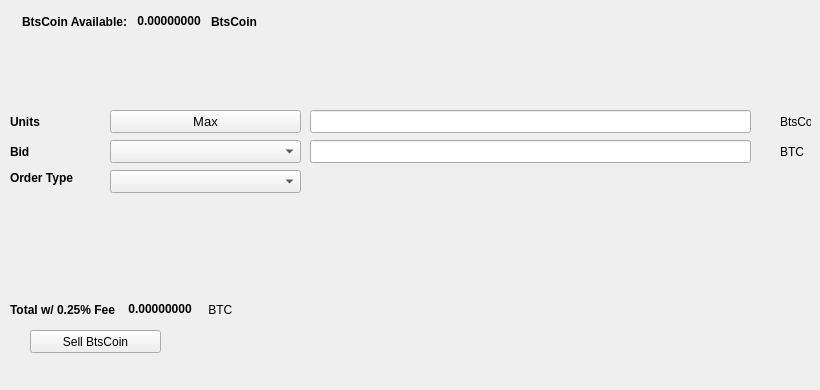
   <widget class="QWidget" name="SellTab">
    <attribute name="title">
     <string>Sell</string>
    </attribute>
    <widget class="QLabel" name="label_16">
     <property name="geometry">
      <rect>
       <x>780</x>
       <y>140</y>
       <width>31</width>
       <height>23</height>
      </rect>
     </property>
     <property name="text">
      <string>BTC</string>
     </property>
    </widget>
    <widget class="QComboBox" name="SellBidcomboBox">
     <property name="geometry">
      <rect>
       <x>110</x>
       <y>140</y>
       <width>191</width>
       <height>23</height>
      </rect>
     </property>
     <property name="font">
      <font>
       <pointsize>10</pointsize>
      </font>
     </property>
    </widget>
    <widget class="QLabel" name="label_18">
     <property name="geometry">
      <rect>
       <x>10</x>
       <y>110</y>
       <width>46</width>
       <height>23</height>
      </rect>
     </property>
     <property name="font">
      <font>
       <weight>75</weight>
       <bold>true</bold>
      </font>
     </property>
     <property name="text">
      <string>Units</string>
     </property>
    </widget>
    <widget class="QPushButton" name="Sell_Max_Amount">
     <property name="geometry">
      <rect>
       <x>110</x>
       <y>110</y>
       <width>191</width>
       <height>23</height>
      </rect>
     </property>
     <property name="font">
      <font>
       <pointsize>10</pointsize>
      </font>
     </property>
     <property name="text">
      <string>Max</string>
     </property>
    </widget>
    <widget class="QLabel" name="label_20">
     <property name="geometry">
      <rect>
       <x>10</x>
       <y>170</y>
       <width>91</width>
       <height>16</height>
      </rect>
     </property>
     <property name="font">
      <font>
       <weight>75</weight>
       <bold>true</bold>
      </font>
     </property>
     <property name="text">
      <string>Order Type</string>
     </property>
    </widget>
    <widget class="QComboBox" name="SellOrdertypeCombo">
     <property name="geometry">
      <rect>
       <x>110</x>
       <y>170</y>
       <width>191</width>
       <height>23</height>
      </rect>
     </property>
     <property name="font">
      <font>
       <pointsize>10</pointsize>
      </font>
     </property>
    </widget>
    <widget class="QLabel" name="label_21">
     <property name="geometry">
      <rect>
       <x>10</x>
       <y>140</y>
       <width>46</width>
       <height>23</height>
      </rect>
     </property>
     <property name="font">
      <font>
       <weight>75</weight>
       <bold>true</bold>
      </font>
     </property>
     <property name="text">
      <string>Bid</string>
     </property>
    </widget>
    <widget class="QLabel" name="label_22">
     <property name="geometry">
      <rect>
       <x>780</x>
       <y>110</y>
       <width>31</width>
       <height>23</height>
      </rect>
     </property>
     <property name="text">
      <string>BtsCoin</string>
     </property>
    </widget>
    <widget class="QLineEdit" name="UnitsInputBtsCoin">
     <property name="geometry">
      <rect>
       <x>310</x>
       <y>110</y>
       <width>441</width>
       <height>23</height>
      </rect>
     </property>
     <property name="font">
      <font>
       <pointsize>9</pointsize>
       <weight>75</weight>
       <bold>true</bold>
      </font>
     </property>
    </widget>
    <widget class="QLineEdit" name="SellBidPriceEdit">
     <property name="geometry">
      <rect>
       <x>310</x>
       <y>140</y>
       <width>441</width>
       <height>23</height>
      </rect>
     </property>
     <property name="font">
      <font>
       <pointsize>9</pointsize>
       <weight>75</weight>
       <bold>true</bold>
      </font>
     </property>
    </widget>
    <widget class="QPushButton" name="SellBtsCoinBTN">
     <property name="geometry">
      <rect>
       <x>30</x>
       <y>330</y>
       <width>131</width>
       <height>23</height>
      </rect>
     </property>
     <property name="text">
      <string>Sell BtsCoin</string>
     </property>
     <property name="icon">
      <iconset resource="../btscoin">
       <normaloff>:/icons/bitcoin</normaloff>:/icons/bitcoin</iconset>
     </property>
    </widget>
    <widget class="QWidget" name="layoutWidget3">
     <property name="geometry">
      <rect>
       <x>22</x>
       <y>12</y>
       <width>258</width>
       <height>19</height>
      </rect>
     </property>
     <layout class="QHBoxLayout" name="horizontalLayout">
      <item>
       <widget class="QLabel" name="label232_2">
        <property name="font">
         <font>
          <weight>75</weight>
          <bold>true</bold>
         </font>
        </property>
        <property name="text">
         <string>BtsCoin Available:</string>
        </property>
       </widget>
      </item>
      <item>
       <widget class="QLabel" name="BtsCoinAvailableLabel">
        <property name="palette">
         <palette>
          <active>
           <colorrole role="WindowText">
            <brush brushstyle="SolidPattern">
             <color alpha="255">
              <red>0</red>
              <green>0</green>
              <blue>0</blue>
             </color>
            </brush>
           </colorrole>
           <colorrole role="Button">
            <brush brushstyle="SolidPattern">
             <color alpha="255">
              <red>0</red>
              <green>170</green>
              <blue>0</blue>
             </color>
            </brush>
           </colorrole>
           <colorrole role="Light">
            <brush brushstyle="SolidPattern">
             <color alpha="255">
              <red>0</red>
              <green>255</green>
              <blue>0</blue>
             </color>
            </brush>
           </colorrole>
           <colorrole role="Midlight">
            <brush brushstyle="SolidPattern">
             <color alpha="255">
              <red>0</red>
              <green>212</green>
              <blue>0</blue>
             </color>
            </brush>
           </colorrole>
           <colorrole role="Dark">
            <brush brushstyle="SolidPattern">
             <color alpha="255">
              <red>0</red>
              <green>85</green>
              <blue>0</blue>
             </color>
            </brush>
           </colorrole>
           <colorrole role="Mid">
            <brush brushstyle="SolidPattern">
             <color alpha="255">
              <red>0</red>
              <green>113</green>
              <blue>0</blue>
             </color>
            </brush>
           </colorrole>
           <colorrole role="Text">
            <brush brushstyle="SolidPattern">
             <color alpha="255">
              <red>0</red>
              <green>170</green>
              <blue>0</blue>
             </color>
            </brush>
           </colorrole>
           <colorrole role="BrightText">
            <brush brushstyle="SolidPattern">
             <color alpha="255">
              <red>255</red>
              <green>255</green>
              <blue>255</blue>
             </color>
            </brush>
           </colorrole>
           <colorrole role="ButtonText">
            <brush brushstyle="SolidPattern">
             <color alpha="255">
              <red>0</red>
              <green>0</green>
              <blue>0</blue>
             </color>
            </brush>
           </colorrole>
           <colorrole role="Base">
            <brush brushstyle="SolidPattern">
             <color alpha="255">
              <red>255</red>
              <green>255</green>
              <blue>255</blue>
             </color>
            </brush>
           </colorrole>
           <colorrole role="Window">
            <brush brushstyle="SolidPattern">
             <color alpha="255">
              <red>0</red>
              <green>170</green>
              <blue>0</blue>
             </color>
            </brush>
           </colorrole>
           <colorrole role="Shadow">
            <brush brushstyle="SolidPattern">
             <color alpha="255">
              <red>0</red>
              <green>0</green>
              <blue>0</blue>
             </color>
            </brush>
           </colorrole>
           <colorrole role="AlternateBase">
            <brush brushstyle="SolidPattern">
             <color alpha="255">
              <red>127</red>
              <green>212</green>
              <blue>127</blue>
             </color>
            </brush>
           </colorrole>
           <colorrole role="ToolTipBase">
            <brush brushstyle="SolidPattern">
             <color alpha="255">
              <red>255</red>
              <green>255</green>
              <blue>220</blue>
             </color>
            </brush>
           </colorrole>
           <colorrole role="ToolTipText">
            <brush brushstyle="SolidPattern">
             <color alpha="255">
              <red>0</red>
              <green>0</green>
              <blue>0</blue>
             </color>
            </brush>
           </colorrole>
          </active>
          <inactive>
           <colorrole role="WindowText">
            <brush brushstyle="SolidPattern">
             <color alpha="255">
              <red>0</red>
              <green>0</green>
              <blue>0</blue>
             </color>
            </brush>
           </colorrole>
           <colorrole role="Button">
            <brush brushstyle="SolidPattern">
             <color alpha="255">
              <red>0</red>
              <green>170</green>
              <blue>0</blue>
             </color>
            </brush>
           </colorrole>
           <colorrole role="Light">
            <brush brushstyle="SolidPattern">
             <color alpha="255">
              <red>0</red>
              <green>255</green>
              <blue>0</blue>
             </color>
            </brush>
           </colorrole>
           <colorrole role="Midlight">
            <brush brushstyle="SolidPattern">
             <color alpha="255">
              <red>0</red>
              <green>212</green>
              <blue>0</blue>
             </color>
            </brush>
           </colorrole>
           <colorrole role="Dark">
            <brush brushstyle="SolidPattern">
             <color alpha="255">
              <red>0</red>
              <green>85</green>
              <blue>0</blue>
             </color>
            </brush>
           </colorrole>
           <colorrole role="Mid">
            <brush brushstyle="SolidPattern">
             <color alpha="255">
              <red>0</red>
              <green>113</green>
              <blue>0</blue>
             </color>
            </brush>
           </colorrole>
           <colorrole role="Text">
            <brush brushstyle="SolidPattern">
             <color alpha="255">
              <red>0</red>
              <green>170</green>
              <blue>0</blue>
             </color>
            </brush>
           </colorrole>
           <colorrole role="BrightText">
            <brush brushstyle="SolidPattern">
             <color alpha="255">
              <red>255</red>
              <green>255</green>
              <blue>255</blue>
             </color>
            </brush>
           </colorrole>
           <colorrole role="ButtonText">
            <brush brushstyle="SolidPattern">
             <color alpha="255">
              <red>0</red>
              <green>0</green>
              <blue>0</blue>
             </color>
            </brush>
           </colorrole>
           <colorrole role="Base">
            <brush brushstyle="SolidPattern">
             <color alpha="255">
              <red>255</red>
              <green>255</green>
              <blue>255</blue>
             </color>
            </brush>
           </colorrole>
           <colorrole role="Window">
            <brush brushstyle="SolidPattern">
             <color alpha="255">
              <red>0</red>
              <green>170</green>
              <blue>0</blue>
             </color>
            </brush>
           </colorrole>
           <colorrole role="Shadow">
            <brush brushstyle="SolidPattern">
             <color alpha="255">
              <red>0</red>
              <green>0</green>
              <blue>0</blue>
             </color>
            </brush>
           </colorrole>
           <colorrole role="AlternateBase">
            <brush brushstyle="SolidPattern">
             <color alpha="255">
              <red>127</red>
              <green>212</green>
              <blue>127</blue>
             </color>
            </brush>
           </colorrole>
           <colorrole role="ToolTipBase">
            <brush brushstyle="SolidPattern">
             <color alpha="255">
              <red>255</red>
              <green>255</green>
              <blue>220</blue>
             </color>
            </brush>
           </colorrole>
           <colorrole role="ToolTipText">
            <brush brushstyle="SolidPattern">
             <color alpha="255">
              <red>0</red>
              <green>0</green>
              <blue>0</blue>
             </color>
            </brush>
           </colorrole>
          </inactive>
          <disabled>
           <colorrole role="WindowText">
            <brush brushstyle="SolidPattern">
             <color alpha="255">
              <red>0</red>
              <green>85</green>
              <blue>0</blue>
             </color>
            </brush>
           </colorrole>
           <colorrole role="Button">
            <brush brushstyle="SolidPattern">
             <color alpha="255">
              <red>0</red>
              <green>170</green>
              <blue>0</blue>
             </color>
            </brush>
           </colorrole>
           <colorrole role="Light">
            <brush brushstyle="SolidPattern">
             <color alpha="255">
              <red>0</red>
              <green>255</green>
              <blue>0</blue>
             </color>
            </brush>
           </colorrole>
           <colorrole role="Midlight">
            <brush brushstyle="SolidPattern">
             <color alpha="255">
              <red>0</red>
              <green>212</green>
              <blue>0</blue>
             </color>
            </brush>
           </colorrole>
           <colorrole role="Dark">
            <brush brushstyle="SolidPattern">
             <color alpha="255">
              <red>0</red>
              <green>85</green>
              <blue>0</blue>
             </color>
            </brush>
           </colorrole>
           <colorrole role="Mid">
            <brush brushstyle="SolidPattern">
             <color alpha="255">
              <red>0</red>
              <green>113</green>
              <blue>0</blue>
             </color>
            </brush>
           </colorrole>
           <colorrole role="Text">
            <brush brushstyle="SolidPattern">
             <color alpha="255">
              <red>0</red>
              <green>85</green>
              <blue>0</blue>
             </color>
            </brush>
           </colorrole>
           <colorrole role="BrightText">
            <brush brushstyle="SolidPattern">
             <color alpha="255">
              <red>255</red>
              <green>255</green>
              <blue>255</blue>
             </color>
            </brush>
           </colorrole>
           <colorrole role="ButtonText">
            <brush brushstyle="SolidPattern">
             <color alpha="255">
              <red>0</red>
              <green>85</green>
              <blue>0</blue>
             </color>
            </brush>
           </colorrole>
           <colorrole role="Base">
            <brush brushstyle="SolidPattern">
             <color alpha="255">
              <red>0</red>
              <green>170</green>
              <blue>0</blue>
             </color>
            </brush>
           </colorrole>
           <colorrole role="Window">
            <brush brushstyle="SolidPattern">
             <color alpha="255">
              <red>0</red>
              <green>170</green>
              <blue>0</blue>
             </color>
            </brush>
           </colorrole>
           <colorrole role="Shadow">
            <brush brushstyle="SolidPattern">
             <color alpha="255">
              <red>0</red>
              <green>0</green>
              <blue>0</blue>
             </color>
            </brush>
           </colorrole>
           <colorrole role="AlternateBase">
            <brush brushstyle="SolidPattern">
             <color alpha="255">
              <red>0</red>
              <green>170</green>
              <blue>0</blue>
             </color>
            </brush>
           </colorrole>
           <colorrole role="ToolTipBase">
            <brush brushstyle="SolidPattern">
             <color alpha="255">
              <red>255</red>
              <green>255</green>
              <blue>220</blue>
             </color>
            </brush>
           </colorrole>
           <colorrole role="ToolTipText">
            <brush brushstyle="SolidPattern">
             <color alpha="255">
              <red>0</red>
              <green>0</green>
              <blue>0</blue>
             </color>
            </brush>
           </colorrole>
          </disabled>
         </palette>
        </property>
        <property name="font">
         <font>
          <weight>75</weight>
          <bold>true</bold>
         </font>
        </property>
        <property name="text">
         <string> 0.00000000 </string>
        </property>
        <property name="textInteractionFlags">
         <set>Qt::LinksAccessibleByMouse|Qt::TextSelectableByKeyboard|Qt::TextSelectableByMouse</set>
        </property>
       </widget>
      </item>
      <item>
       <widget class="QLabel" name="labelBtsCoin">
        <property name="font">
         <font>
          <weight>75</weight>
          <bold>true</bold>
         </font>
        </property>
        <property name="text">
         <string>BtsCoin</string>
        </property>
       </widget>
      </item>
     </layout>
    </widget>
    <widget class="QWidget" name="layoutWidget">
     <property name="geometry">
      <rect>
       <x>10</x>
       <y>300</y>
       <width>268</width>
       <height>19</height>
      </rect>
     </property>
     <layout class="QHBoxLayout" name="horizontalLayout_2">
      <item>
       <widget class="QLabel" name="label_19">
        <property name="font">
         <font>
          <weight>75</weight>
          <bold>true</bold>
         </font>
        </property>
        <property name="text">
         <string>Total w/ 0.25% Fee </string>
        </property>
       </widget>
      </item>
      <item>
       <widget class="QLabel" name="SellCostLabel">
        <property name="palette">
         <palette>
          <active>
           <colorrole role="WindowText">
            <brush brushstyle="SolidPattern">
             <color alpha="255">
              <red>0</red>
              <green>0</green>
              <blue>0</blue>
             </color>
            </brush>
           </colorrole>
           <colorrole role="Button">
            <brush brushstyle="SolidPattern">
             <color alpha="255">
              <red>0</red>
              <green>170</green>
              <blue>0</blue>
             </color>
            </brush>
           </colorrole>
           <colorrole role="Light">
            <brush brushstyle="SolidPattern">
             <color alpha="255">
              <red>0</red>
              <green>255</green>
              <blue>0</blue>
             </color>
            </brush>
           </colorrole>
           <colorrole role="Midlight">
            <brush brushstyle="SolidPattern">
             <color alpha="255">
              <red>0</red>
              <green>212</green>
              <blue>0</blue>
             </color>
            </brush>
           </colorrole>
           <colorrole role="Dark">
            <brush brushstyle="SolidPattern">
             <color alpha="255">
              <red>0</red>
              <green>85</green>
              <blue>0</blue>
             </color>
            </brush>
           </colorrole>
           <colorrole role="Mid">
            <brush brushstyle="SolidPattern">
             <color alpha="255">
              <red>0</red>
              <green>113</green>
              <blue>0</blue>
             </color>
            </brush>
           </colorrole>
           <colorrole role="Text">
            <brush brushstyle="SolidPattern">
             <color alpha="255">
              <red>0</red>
              <green>170</green>
              <blue>0</blue>
             </color>
            </brush>
           </colorrole>
           <colorrole role="BrightText">
            <brush brushstyle="SolidPattern">
             <color alpha="255">
              <red>255</red>
              <green>255</green>
              <blue>255</blue>
             </color>
            </brush>
           </colorrole>
           <colorrole role="ButtonText">
            <brush brushstyle="SolidPattern">
             <color alpha="255">
              <red>0</red>
              <green>0</green>
              <blue>0</blue>
             </color>
            </brush>
           </colorrole>
           <colorrole role="Base">
            <brush brushstyle="SolidPattern">
             <color alpha="255">
              <red>255</red>
              <green>255</green>
              <blue>255</blue>
             </color>
            </brush>
           </colorrole>
           <colorrole role="Window">
            <brush brushstyle="SolidPattern">
             <color alpha="255">
              <red>0</red>
              <green>170</green>
              <blue>0</blue>
             </color>
            </brush>
           </colorrole>
           <colorrole role="Shadow">
            <brush brushstyle="SolidPattern">
             <color alpha="255">
              <red>0</red>
              <green>0</green>
              <blue>0</blue>
             </color>
            </brush>
           </colorrole>
           <colorrole role="AlternateBase">
            <brush brushstyle="SolidPattern">
             <color alpha="255">
              <red>127</red>
              <green>212</green>
              <blue>127</blue>
             </color>
            </brush>
           </colorrole>
           <colorrole role="ToolTipBase">
            <brush brushstyle="SolidPattern">
             <color alpha="255">
              <red>255</red>
              <green>255</green>
              <blue>220</blue>
             </color>
            </brush>
           </colorrole>
           <colorrole role="ToolTipText">
            <brush brushstyle="SolidPattern">
             <color alpha="255">
              <red>0</red>
              <green>0</green>
              <blue>0</blue>
             </color>
            </brush>
           </colorrole>
          </active>
          <inactive>
           <colorrole role="WindowText">
            <brush brushstyle="SolidPattern">
             <color alpha="255">
              <red>0</red>
              <green>0</green>
              <blue>0</blue>
             </color>
            </brush>
           </colorrole>
           <colorrole role="Button">
            <brush brushstyle="SolidPattern">
             <color alpha="255">
              <red>0</red>
              <green>170</green>
              <blue>0</blue>
             </color>
            </brush>
           </colorrole>
           <colorrole role="Light">
            <brush brushstyle="SolidPattern">
             <color alpha="255">
              <red>0</red>
              <green>255</green>
              <blue>0</blue>
             </color>
            </brush>
           </colorrole>
           <colorrole role="Midlight">
            <brush brushstyle="SolidPattern">
             <color alpha="255">
              <red>0</red>
              <green>212</green>
              <blue>0</blue>
             </color>
            </brush>
           </colorrole>
           <colorrole role="Dark">
            <brush brushstyle="SolidPattern">
             <color alpha="255">
              <red>0</red>
              <green>85</green>
              <blue>0</blue>
             </color>
            </brush>
           </colorrole>
           <colorrole role="Mid">
            <brush brushstyle="SolidPattern">
             <color alpha="255">
              <red>0</red>
              <green>113</green>
              <blue>0</blue>
             </color>
            </brush>
           </colorrole>
           <colorrole role="Text">
            <brush brushstyle="SolidPattern">
             <color alpha="255">
              <red>0</red>
              <green>170</green>
              <blue>0</blue>
             </color>
            </brush>
           </colorrole>
           <colorrole role="BrightText">
            <brush brushstyle="SolidPattern">
             <color alpha="255">
              <red>255</red>
              <green>255</green>
              <blue>255</blue>
             </color>
            </brush>
           </colorrole>
           <colorrole role="ButtonText">
            <brush brushstyle="SolidPattern">
             <color alpha="255">
              <red>0</red>
              <green>0</green>
              <blue>0</blue>
             </color>
            </brush>
           </colorrole>
           <colorrole role="Base">
            <brush brushstyle="SolidPattern">
             <color alpha="255">
              <red>255</red>
              <green>255</green>
              <blue>255</blue>
             </color>
            </brush>
           </colorrole>
           <colorrole role="Window">
            <brush brushstyle="SolidPattern">
             <color alpha="255">
              <red>0</red>
              <green>170</green>
              <blue>0</blue>
             </color>
            </brush>
           </colorrole>
           <colorrole role="Shadow">
            <brush brushstyle="SolidPattern">
             <color alpha="255">
              <red>0</red>
              <green>0</green>
              <blue>0</blue>
             </color>
            </brush>
           </colorrole>
           <colorrole role="AlternateBase">
            <brush brushstyle="SolidPattern">
             <color alpha="255">
              <red>127</red>
              <green>212</green>
              <blue>127</blue>
             </color>
            </brush>
           </colorrole>
           <colorrole role="ToolTipBase">
            <brush brushstyle="SolidPattern">
             <color alpha="255">
              <red>255</red>
              <green>255</green>
              <blue>220</blue>
             </color>
            </brush>
           </colorrole>
           <colorrole role="ToolTipText">
            <brush brushstyle="SolidPattern">
             <color alpha="255">
              <red>0</red>
              <green>0</green>
              <blue>0</blue>
             </color>
            </brush>
           </colorrole>
          </inactive>
          <disabled>
           <colorrole role="WindowText">
            <brush brushstyle="SolidPattern">
             <color alpha="255">
              <red>0</red>
              <green>85</green>
              <blue>0</blue>
             </color>
            </brush>
           </colorrole>
           <colorrole role="Button">
            <brush brushstyle="SolidPattern">
             <color alpha="255">
              <red>0</red>
              <green>170</green>
              <blue>0</blue>
             </color>
            </brush>
           </colorrole>
           <colorrole role="Light">
            <brush brushstyle="SolidPattern">
             <color alpha="255">
              <red>0</red>
              <green>255</green>
              <blue>0</blue>
             </color>
            </brush>
           </colorrole>
           <colorrole role="Midlight">
            <brush brushstyle="SolidPattern">
             <color alpha="255">
              <red>0</red>
              <green>212</green>
              <blue>0</blue>
             </color>
            </brush>
           </colorrole>
           <colorrole role="Dark">
            <brush brushstyle="SolidPattern">
             <color alpha="255">
              <red>0</red>
              <green>85</green>
              <blue>0</blue>
             </color>
            </brush>
           </colorrole>
           <colorrole role="Mid">
            <brush brushstyle="SolidPattern">
             <color alpha="255">
              <red>0</red>
              <green>113</green>
              <blue>0</blue>
             </color>
            </brush>
           </colorrole>
           <colorrole role="Text">
            <brush brushstyle="SolidPattern">
             <color alpha="255">
              <red>0</red>
              <green>85</green>
              <blue>0</blue>
             </color>
            </brush>
           </colorrole>
           <colorrole role="BrightText">
            <brush brushstyle="SolidPattern">
             <color alpha="255">
              <red>255</red>
              <green>255</green>
              <blue>255</blue>
             </color>
            </brush>
           </colorrole>
           <colorrole role="ButtonText">
            <brush brushstyle="SolidPattern">
             <color alpha="255">
              <red>0</red>
              <green>85</green>
              <blue>0</blue>
             </color>
            </brush>
           </colorrole>
           <colorrole role="Base">
            <brush brushstyle="SolidPattern">
             <color alpha="255">
              <red>0</red>
              <green>170</green>
              <blue>0</blue>
             </color>
            </brush>
           </colorrole>
           <colorrole role="Window">
            <brush brushstyle="SolidPattern">
             <color alpha="255">
              <red>0</red>
              <green>170</green>
              <blue>0</blue>
             </color>
            </brush>
           </colorrole>
           <colorrole role="Shadow">
            <brush brushstyle="SolidPattern">
             <color alpha="255">
              <red>0</red>
              <green>0</green>
              <blue>0</blue>
             </color>
            </brush>
           </colorrole>
           <colorrole role="AlternateBase">
            <brush brushstyle="SolidPattern">
             <color alpha="255">
              <red>0</red>
              <green>170</green>
              <blue>0</blue>
             </color>
            </brush>
           </colorrole>
           <colorrole role="ToolTipBase">
            <brush brushstyle="SolidPattern">
             <color alpha="255">
              <red>255</red>
              <green>255</green>
              <blue>220</blue>
             </color>
            </brush>
           </colorrole>
           <colorrole role="ToolTipText">
            <brush brushstyle="SolidPattern">
             <color alpha="255">
              <red>0</red>
              <green>0</green>
              <blue>0</blue>
             </color>
            </brush>
           </colorrole>
          </disabled>
         </palette>
        </property>
        <property name="font">
         <font>
          <weight>75</weight>
          <bold>true</bold>
         </font>
        </property>
        <property name="autoFillBackground">
         <bool>false</bool>
        </property>
        <property name="text">
         <string> 0.00000000</string>
        </property>
        <property name="textInteractionFlags">
         <set>Qt::LinksAccessibleByMouse|Qt::TextSelectableByMouse</set>
        </property>
       </widget>
      </item>
      <item>
       <widget class="QLabel" name="label_17">
        <property name="font">
         <font>
          <weight>50</weight>
          <bold>false</bold>
         </font>
        </property>
        <property name="text">
         <string> BTC</string>
        </property>
       </widget>
      </item>
     </layout>
    </widget>
    <widget class="QLabel" name="label_23">
     <property name="geometry">
      <rect>
       <x>460</x>
       <y>300</y>
       <width>281</width>
       <height>81</height>
      </rect>
     </property>
     <property name="text">
      <string/>
     </property>
     <property name="pixmap">
      <pixmap>:/images/bittrex</pixmap>
     </property>
    </widget>
   </widget>
